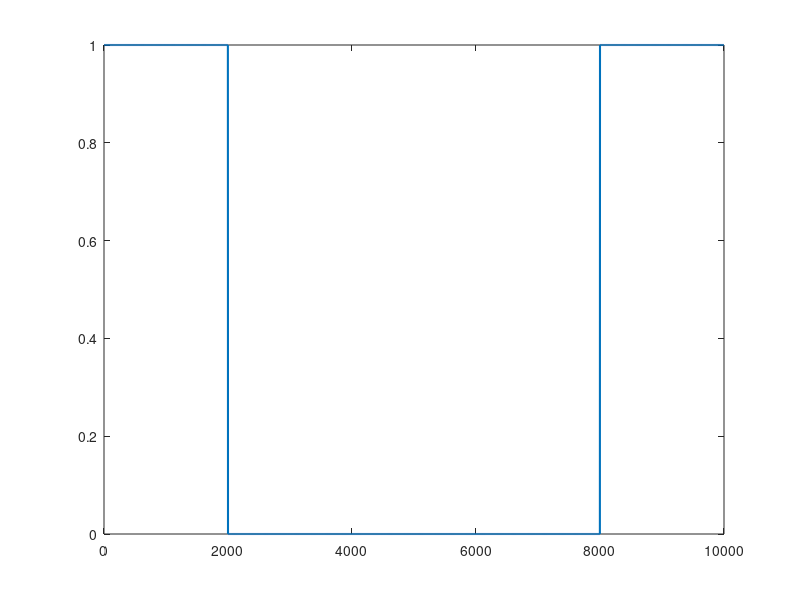

The MATLAB script that drew this image: (Note: this script raises an error after producing the figure.)
clear all
close all
clc

fe = 1e4;
te = 1/fe;
N = 5000; 
% chaque Echantillion pour un te 
t = (0:N-1)*te; 
x = 1.2*cos(2*pi*440*t+1.2)+3*cos(2*pi*550*t)+0.6*cos(2*pi*2500*t);
x2 = 1.2*cos(2*pi*440*t+1.2)+3*cos(2*pi*550*t);

% plot(t,x,'.');
% 
 f =(0:N-1)*(fe/N); 
 y = fft(x); 
%  plot(f,abs(y));
% 
 fshift = (-N/2:N/2-1)*(fe/N);
%  plot(fshift,fftshift(abs(y))

 
 % Conception du filtre
 
 pass_bas = zeros(size(x)); 
 fc = 2000; %hz
 index_fc = ceil((fc*N)/fe)
 pass_bas(1:index_fc)= 1;
 pass_bas(N-index_fc+1:N) = 1; 
 plot(f,pass_bas,"linewidth",1.5)
%  
%  % Filtrage
%  
   x_filtree_freq = pass_bas.*y; 
   x_filtree_temp = ifft(x_filtree_freq,"symmetric"); 
  
%   plot(t, x2-x_filtree_temp)
%  plot(fshift, fftshift(abs(fft(x_filtree_temp))));